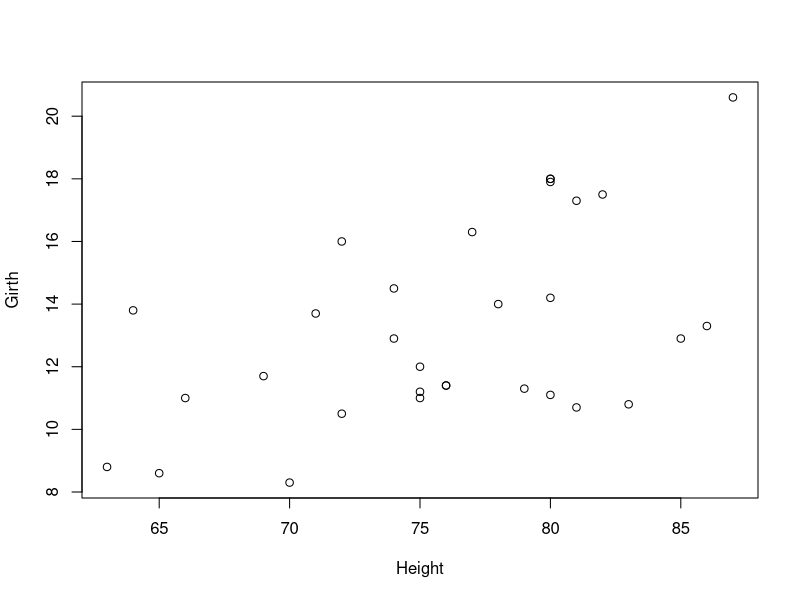
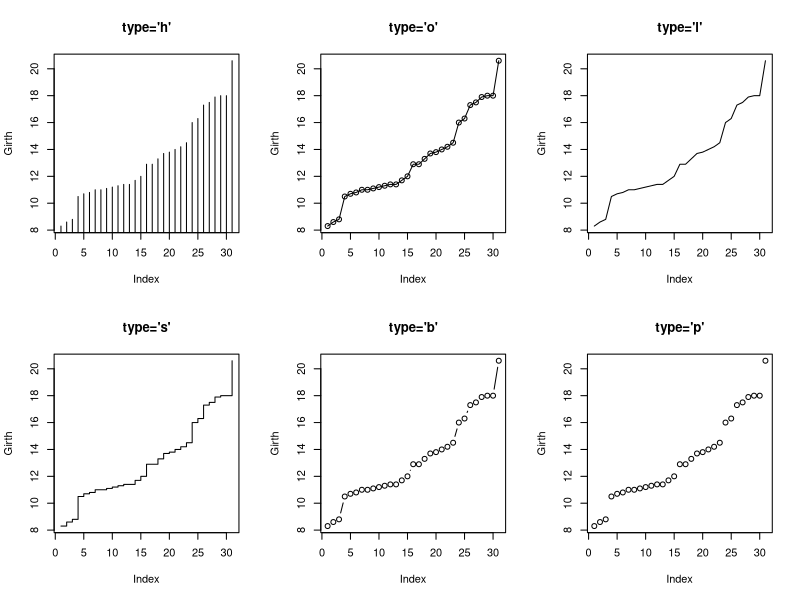
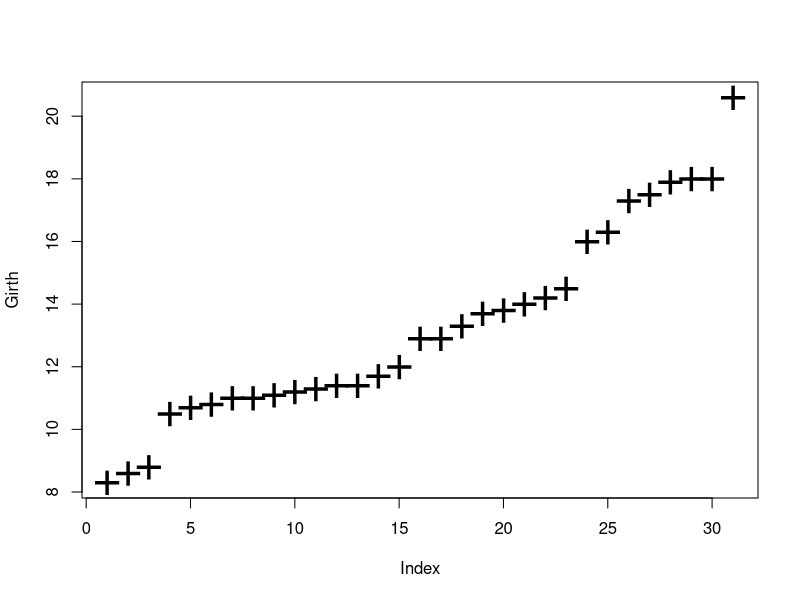
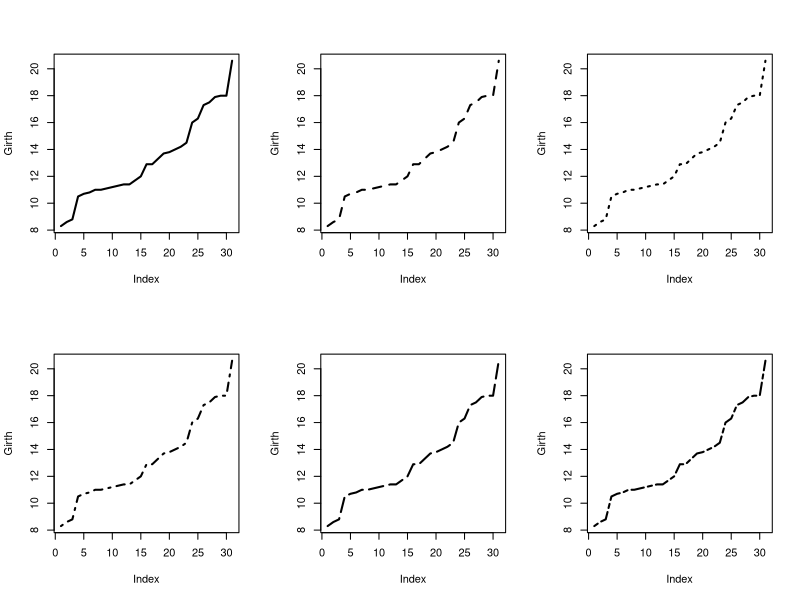
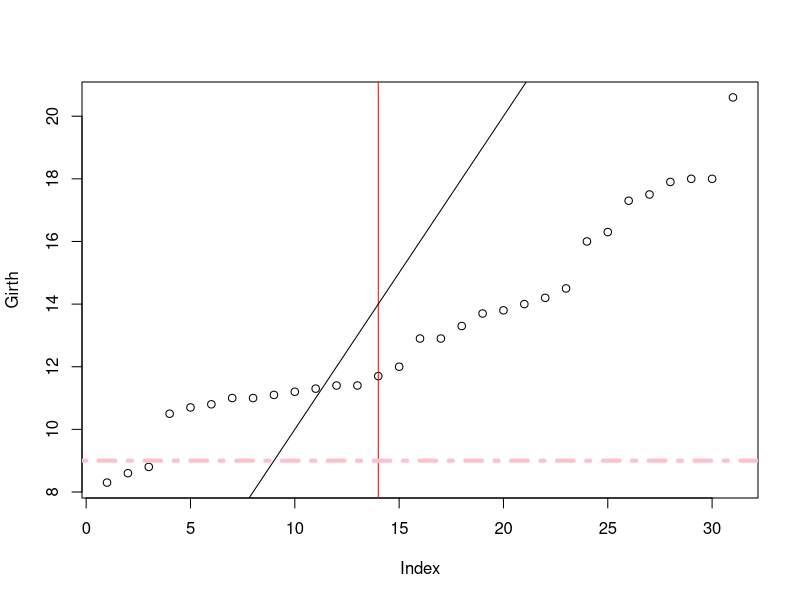
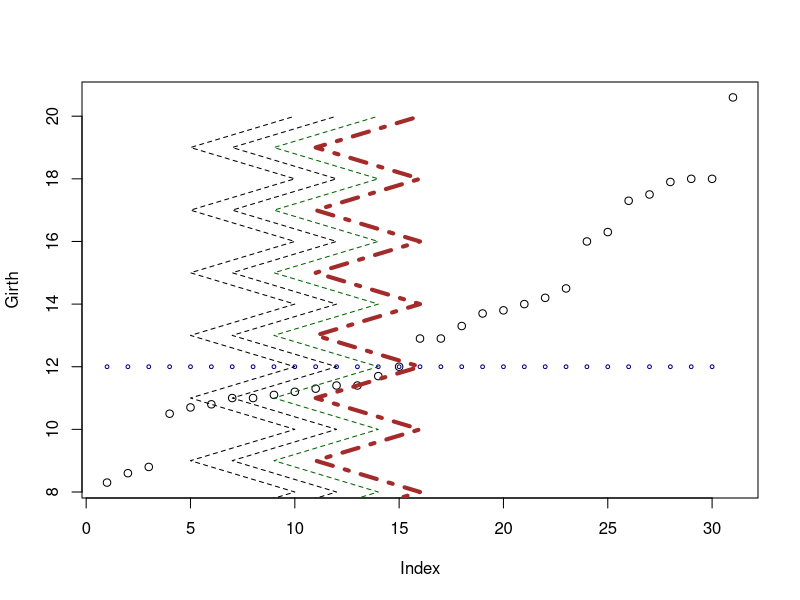
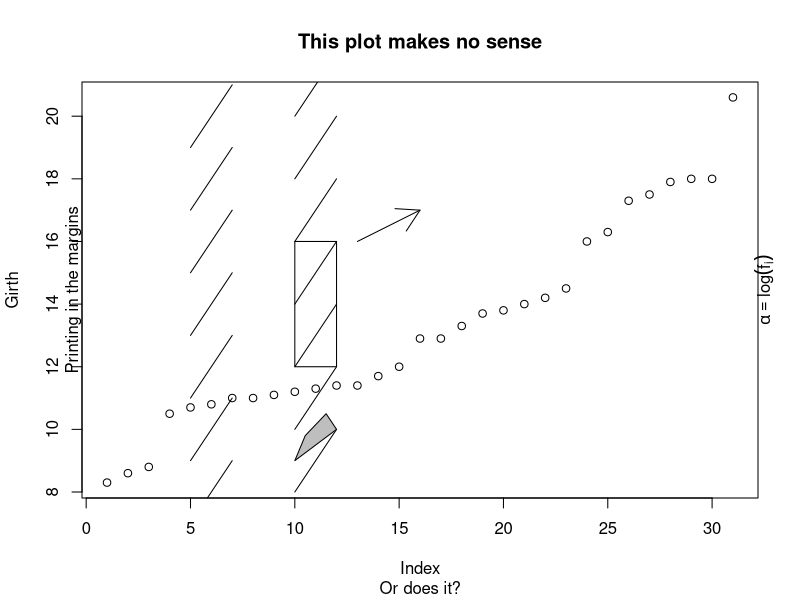
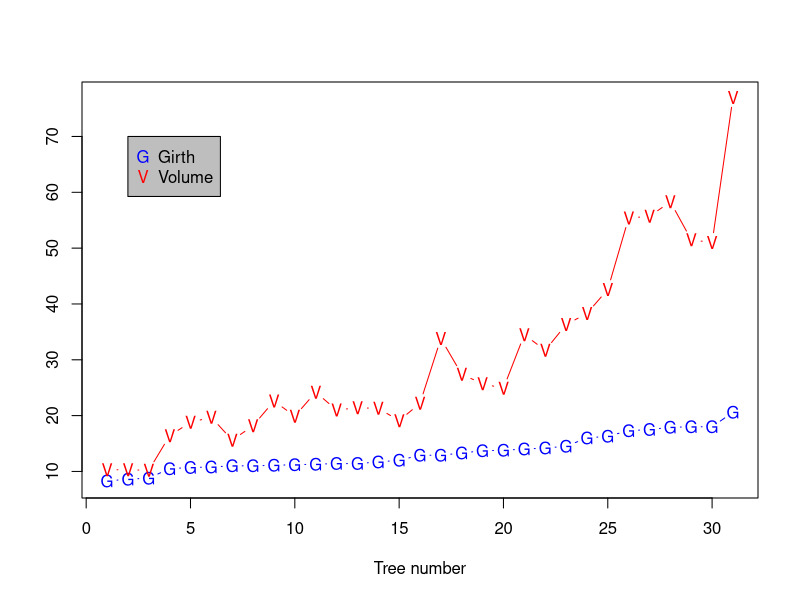

The R source for these figures, in order:
## ---- chunk 1
attach(trees)
plot(Girth ~ Height)
## ---- chunk 2
par(mfrow=c(2,3))
plot(Girth, type='h', main="type='h'") 
plot(Girth, type='o', main="type='o'") 
plot(Girth, type='l', main="type='l'")
plot(Girth, type='s', main="type='s'")
plot(Girth, type='b', main="type='b'")
plot(Girth, type='p', main="type='p'")
par(mfrow=c(1,1))
## ---- chunk 3
plot(Girth, pch='+', cex=3)
## ---- chunk 4
par(mfrow=c(2,3))
plot(Girth, type='l', lty=1, lwd=2)
plot(Girth, type='l', lty=2, lwd=2)
plot(Girth, type='l', lty=3, lwd=2)
plot(Girth, type='l', lty=4, lwd=2)
plot(Girth, type='l', lty=5, lwd=2)
plot(Girth, type='l', lty=6, lwd=2)
par(mfrow=c(1,1))
## ---- chunk 5
plot(Girth)
abline(v=14, col='red') # vertical line at 14.
abline(h=9, lty=4,lwd=4, col='pink') # horizontal line at 9.
abline(a = 0, b=1) # linear line with intercept a=0, and slope b=1.
## ---- chunk 6
plot(Girth)
points(x=1:30, y=rep(12,30), cex=0.5, col='darkblue')
lines(x=rep(c(5,10), 7), y=7:20, lty=2 )
lines(x=rep(c(5,10), 7)+2, y=7:20, lty=2 )
lines(x=rep(c(5,10), 7)+4, y=7:20, lty=2 , col='darkgreen')
lines(x=rep(c(5,10), 7)+6, y=7:20, lty=4 , col='brown', lwd=4)
## ---- chunk 7
plot(Girth)
segments(x0=rep(c(5,10), 7), y0=7:20, x1=rep(c(5,10), 7)+2, y1=(7:20)+2 )
arrows(x0=13,y0=16,x1=16,y1=17, )
rect(xleft=10, ybottom=12,  xright=12, ytop=16)
polygon(x=c(10,11,12,11.5,10.5), y=c(9,9.5,10,10.5,9.8), col='grey')
title(main='This plot makes no sense', sub='Or does it?')
mtext('Printing in the margins', side=2)
mtext(expression(alpha==log(f[i])), side=4)
## ---- chunk 8
plot(Girth, pch='G',ylim=c(8,77), xlab='Tree number', ylab='', type='b', col='blue')
points(Volume, pch='V', type='b', col='red')
legend(x=2, y=70, legend=c('Girth', 'Volume'), pch=c('G','V'), col=c('blue','red'), bg='grey')
## ---- chunk 9
plot(Girth, xlim=c(0,15), ylim=c(8,12))
## ---- chunk 10
A<-matrix(c(1,1,2,3,4,4,5,6), byrow=TRUE, ncol=2)
layout(A,heights=c(1/14,6/14,1/14,6/14))

oma.saved <- par("oma")
par(oma = rep.int(0, 4))
par(oma = oma.saved)
o.par <- par(mar = rep.int(0, 4))
for (i in seq_len(6)) {
	plot.new()
	box()
	text(0.5, 0.5, paste('Box no.',i), cex=3)
}
## ---- chunk 11
detach(trees)
## ---- chunk 12
x = 1995:2005
y = c(81.1, 83.1, 84.3, 85.2, 85.4, 86.5, 88.3, 88.6, 90.8, 91.1, 91.3)
plot.new()
plot.window(xlim = range(x), ylim = range(y))
abline(h = -4:4, v = -4:4, col = "lightgrey")
lines(x, y, lwd = 2)
title(main = "A Line Graph Example",
		xlab = "Time",
		ylab = "Quality of R Graphics")
axis(1)
axis(2)
box()
## ---- chunk 13
n = 17
theta = seq(0, 2 * pi, length = n + 1)[1:n]
x = sin(theta)
y = cos(theta)
v1 = rep(1:n, n)
v2 = rep(1:n, rep(n, n))
plot.new()
plot.window(xlim = c(-1, 1), ylim = c(-1, 1), asp = 1)
segments(x[v1], y[v1], x[v2], y[v2])
box()
## ---- chunk 14
plot.new()
plot.window(xlim = c(0, 1), ylim = c(0, 1))
arrows(.05, .075, .45, .9, code = 1)
arrows(.55, .9, .95, .075, code = 2)
arrows(.1, 0, .9, 0, code = 3)
text(.5, 1, "A", cex = 1.5)
text(0, 0, "B", cex = 1.5)
text(1, 0, "C", cex = 1.5)
## ---- chunk 15
x = 1:10
y = runif(10) + rep(c(5, 6.5), c(5, 5))
yl = y - 0.25 - runif(10)/3
yu = y + 0.25 + runif(10)/3
plot.new()
plot.window(xlim = c(0.5, 10.5), ylim = range(yl, yu))
arrows(x, yl, x, yu, code = 3, angle = 90, length = .125)
points(x, y, pch = 19, cex = 1.5)
axis(1, at = 1:10, labels = LETTERS[1:10])
axis(2, las = 1)
box()
## ---- chunk 16
plot.new()
plot.window(xlim = c(0, 5), ylim = c(0, 10))
rect(0:4, 0, 1:5, c(7, 8, 4, 3), col = "lightblue")
axis(1)
axis(2, las = 1)
## ---- chunk 17
plot.new()
plot.window(xlim = c(-1, 1), ylim = c(-1, 1), asp = 1)
x = c(-1, 1, 1, -1)
y = c( 1, 1, -1, -1)
polygon(x, y, col = "cornsilk")
vertex1 = c(1, 2, 3, 4)
vertex2 = c(2, 3, 4, 1)
for(i in 1:50) {
	x = 0.9 * x[vertex1] + 0.1 * x[vertex2]
	y = 0.9 * y[vertex1] + 0.1 * y[vertex2]
	polygon(x, y, col = "cornsilk")
}
## ---- chunk 18
R = 1
xc = 0
yc = 0
n = 72
t = seq(0, 2 * pi, length = n)[1:(n-1)]
x = xc + R * cos(t)
y = yc + R * sin(t)
plot.new()
plot.window(xlim = range(x), ylim = range(y), asp = 1)
polygon(x, y, col = "lightblue", border = "navyblue")
## ---- chunk 19
k = 5
n = k * 72
theta = seq(0, k * 2 * pi, length = n)
R = .98^(1:n - 1)
x = R * cos(theta)
y = R * sin(theta)
plot.new()
plot.window(xlim = range(x), ylim = range(y), asp = 1)
lines(x, y)
## ---- chunk 20
tiff(filename='graphicExample%d.tiff') #Creates a sequence of files
plot(rnorm(100))
boxplot(rnorm(100))
hist(rnorm(100))
dev.off()
## ---- chunk 21
library(nlme)
data(Milk)
head(Milk)
## ---- chunk 22
library(ggplot2)
ggplot(data = Milk, aes(x=Time, y=protein)) +
  geom_point()
## ---- chunk 23
ggplot(data = Milk, aes(x=Time, y=protein)) +
  geom_point(aes(color=Diet))
## ---- chunk 24
ggplot(data = Milk, aes(x=Time, y=protein)) +
  geom_point(color="green")
## ---- chunk 25
p <- ggplot(data = Milk, aes(x=Time, y=protein)) +
  geom_point()
## ---- chunk 26
p + geom_smooth()
## ---- chunk 27
p + facet_wrap(~Diet)
## ---- chunk 28
p + stat_summary(aes(color=Diet), fun.y="mean", geom="line")
## ---- chunk 29
pro <- ggplot(Milk, aes(x=protein))
pro + geom_histogram()
## ---- chunk 30
ggplot(Milk, aes(x=Diet)) +
  geom_bar()
## ---- chunk 31
tp <- ggplot(Milk, aes(x=Time, y=protein))
tp + geom_point()
## ---- chunk 32
tp + geom_smooth()
## ---- chunk 33
tp + geom_line(aes(group=Cow))
## ---- chunk 34
tp + geom_boxplot(aes(group=Time))
## ---- chunk 35
ggplot(Milk, aes(x=Time, y=protein)) +
  stat_summary()
## ---- chunk 36
ggplot(Milk, aes(x=Time, y=protein)) +
  stat_summary(fun.y="median", geom="point")
## ---- chunk 37
medianlog <- function(y) {median(log(y))}
ggplot(Milk, aes(x=Time, y=protein)) +
  stat_summary(fun.y="medianlog", geom="line")

## ---- chunk 38
ggplot(Milk, aes(x=protein, fill=Diet)) +
  geom_density(alpha=1/3) +
  scale_fill_hue()
## ---- chunk 39
ggplot(Milk, aes(x=protein, fill=Diet)) +
  geom_density(alpha=1/3) +
  scale_fill_hue(h.start=150)
## ---- chunk 40
ggplot(Milk, aes(x=protein, fill=Diet)) +
  geom_density(alpha=1/3) +
  guides(fill="none")
## ---- chunk 41
ggplot(Milk, aes(x=protein, color=Diet)) +
  geom_density() +
  facet_wrap(~Time)
## ---- chunk 42
ggplot(Milk, aes(x=Time, y=protein)) +
  geom_point() +
  facet_grid(Diet~.)
## ---- chunk 43
ggplot(Milk, aes(x=Time, y=protein)) +
  geom_point() +
  theme(panel.background=element_rect(fill="lightblue"))
## ---- chunk 44
ggplot(Milk, aes(x=Time, y=protein)) +
  geom_point() +
  theme(panel.background=element_blank(),
        axis.title.x=element_blank())
